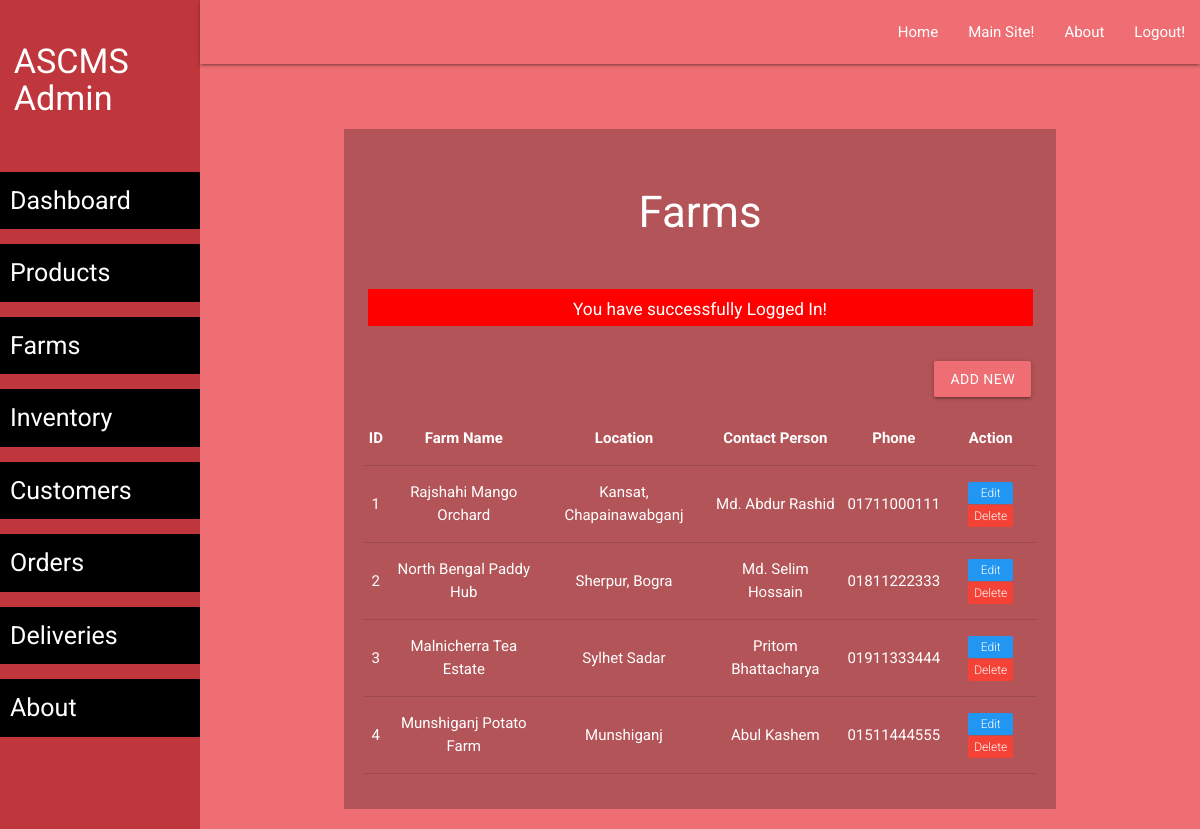
Page /admin/farm-list.php (signed in) on the committed database.
### tables this page shows
CREATE TABLE `farms` (
    `farm_id` INT AUTO_INCREMENT PRIMARY KEY,
    `farm_name` VARCHAR(100) NOT NULL,
    `location` TEXT,
    `contact_person` VARCHAR(100),
    `phone` VARCHAR(20)
);

### admin/farm-list.php (the view, shortened to what this page needs)
<?php require('layout/header.php'); ?>
<?php require('layout/left-sidebar-long.php'); ?>
<?php require('layout/topnav.php'); ?>
<?php require('layout/left-sidebar-short.php'); ?>
<?php
require('../backends/connection-pdo.php');
$sql = 'SELECT * FROM farms';
$query  = $pdoconn->prepare($sql);
$query->execute();
$arr_all = $query->fetchAll(PDO::FETCH_ASSOC);
?>
<div class="section white-text" style="background: #B35458;">
	<div class="section">
		<h3>Farms</h3>
	</div>
  <?php
    if (isset($_SESSION['msg'])) {
        echo '<div class="section center" style="margin: 5px 35px;"><div class="row" style="background: red; color: white;">
        <div class="col s12">
            <h6>'.$_SESSION['msg'].'</h6>
            </div>
        </div></div>';
    }
    ?>
	<div class="section right" style="padding: 15px 25px;">
		<a href="farm-add.php" class="waves-effect waves-light btn">Add New</a>
	</div>
	<div class="section center" style="padding: 20px;">
		<table class="centered responsive-table">
        <thead>
          <tr>
              <th>ID</th>
              <th>Farm Name</th>
              <th>Location</th>
              <th>Contact Person</th>
              <th>Phone</th>
              <th>Action</th>
          </tr>
        </thead>
        <tbody>
          <?php
            foreach ($arr_all as $key) {
          ?>
          <tr>
            <td><?php echo $key['farm_id']; ?></td>
            <td><?php echo $key['farm_name']; ?></td>
            <td><?php echo $key['location']; ?></td>
            <td><?php echo $key['contact_person']; ?></td>
            <td><?php echo $key['phone']; ?></td>
            <td>
                <a href="farm-edit.php?id=<?php echo $key['farm_id']; ?>"><span class="new badge blue" data-badge-caption="">Edit</span></a>
                <a href="../backends/admin/farm-delete.php?id=<?php echo $key['farm_id']; ?>"><span class="new badge red" data-badge-caption="">Delete</span></a>
            </td>
          </tr>
          <?php } ?>
        </tbody>
      </table>
	</div>
</div>
<?php require('layout/footer.php'); ?>

### css/form-style.css (style rules this page uses)
body { background: #ee6e73; font-family: "Roboto", sans-serif; -webkit-font-smoothing: antialiased; -moz-osx-font-smoothing: grayscale; }
.btn, .btn:active, .btn:hover { background: #ee6e73 !important; width: 100%; }
.row { margin-bottom: 0 !important; }
.col { padding: 0 !important; }

### rows in the picture
farms: farm_id "1", farm_name "Rajshahi Mango Orchard", location "Kansat, Chapainawabganj", contact_person "Md. Abdur Rashid", phone "01711000111"
farms: farm_id "2", farm_name "North Bengal Paddy Hub", location "Sherpur, Bogra", contact_person "Md. Selim Hossain", phone "01811222333"
farms: farm_id "3", farm_name "Malnicherra Tea Estate", location "Sylhet Sadar", contact_person "Pritom Bhattacharya", phone "01911333444"
farms: farm_id "4", farm_name "Munshiganj Potato Farm", location "Munshiganj", contact_person "Abul Kashem", phone "01511444555"

### other values in the picture
$_SESSION['msg'] "You have successfully Logged In!"
